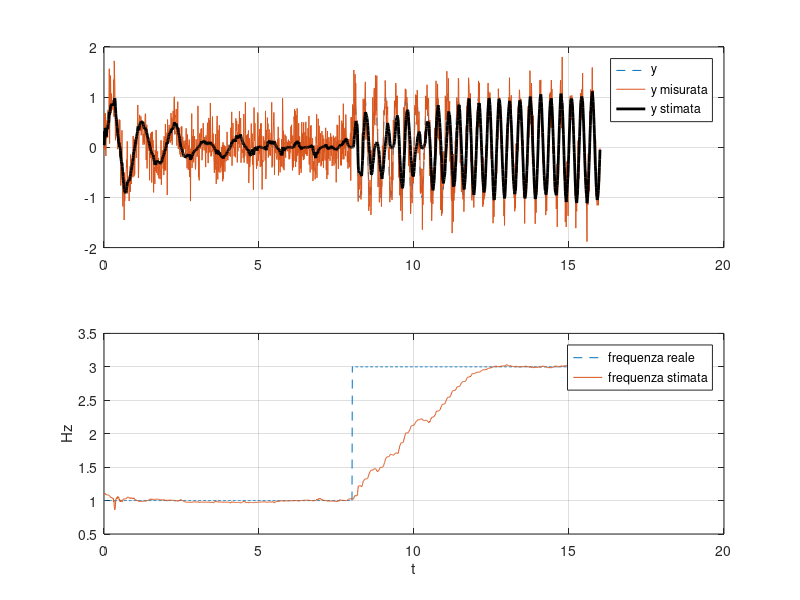
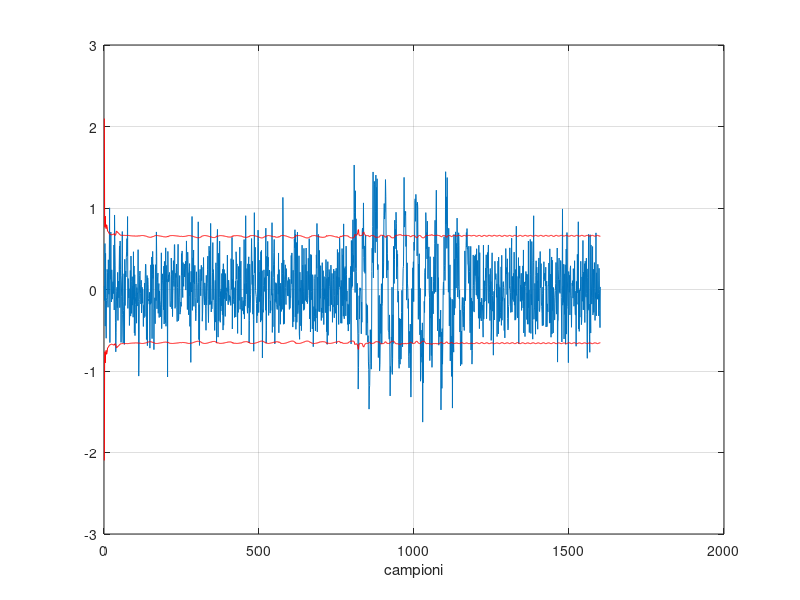

Reproduce these figures in MATLAB, in order.
clear
clc
% nmsefreq = zeros(1,1000);
% nmsesig = zeros(1,1000);
%  passed = 0;

% 
%   for i=1:1000
%      cj = 1;
%      for j = 0.01:0.05:2
%              co = 1;
%         for o=0.1:0.05:2
    dt = 1/(100);
    t = 0:dt:16;
    omega = 2*pi*1;
    scale_factor = 3;
    y = (t>=0 & t<=8).*(exp(-0.5*t)).*sin(omega*t) + (t>8 & t<=16).*(sin(scale_factor*omega*t)) + (t>16).*(sin(omega*t));
    %y = sin(omega*t);
    samples = length(y);
    x = zeros(3, samples);
    P = zeros(3, 3, samples);
    z = @(x) x(1)*sin(x(3));
    H = @(x) [sin(x(3)), 0, x(1)*cos(x(3))];
    F = [1 0 0; 0 1 0; 0 dt 1];
    yMeas = zeros(1, samples);
    est = zeros(1, samples);
    freq = zeros(1, samples);
    e_t = zeros(1, samples);
    s = zeros(1, samples);
    err = 0.4*rand() - 0.2; 
    realFreq = (t>=0 & t<=8).*((omega)*ones(1, samples)) + (t>8 & t<=16).*((scale_factor*omega)*ones(1, samples)) + (t>16).*((omega)*ones(1, samples));
    %realFreq = ((omega)*ones(1, samples));
    
    %~
    
    %Varianze dei rumori
    q = 0.05;
    r = 0.1 ;
    a = 0.05;
    I = [dt*a 0 0; 0 dt*q (dt)^2*q/2;0 (dt)*q^2/2 (dt)^3*q/3];
    v = wgn(1,samples,10*log10(r));
    
    %Stato iniziale
    x(:,1) = [1; omega-err*omega; 0];
    
    %Matrice di covarianza
    P(:,:,1) = eye(3);
    
    
    
    for k = 1:samples
        %x(t|t-1)
        xhat_t = x(:,k);
       
        %Misura
        yMeas(k) = y(k) + v(k);
    
        %errore
        e_t(k) = yMeas(k) - z(xhat_t);
    
        %Guadagno del filtro
        s(k) = H(xhat_t)*P(:,:,k)*H(xhat_t)' + r;
        Kt = P(:,:,k)*H(xhat_t)'.*inv(s(k));
    
        %Correzione
        x(:,k) = xhat_t + Kt.*e_t(k);
    
        %Measurement update
        P(:,:,k) = ((eye(3) - Kt*H(xhat_t))*P(:,:,k));
        
        %Predizione
        L = chol(F*P(:,:,k)*F'+I);
        P(:,:,k+1)= L'*L;
        x(:,k+1) = F*(x(:,k));
    
        est(k) = x(1,k)*sin(x(3,k));
        freq(k) = x(2,k);
    
    end

    freq = freq/(2*pi);
    realFreq = realFreq./(2*pi);
    subplot(2,1,1)
    plot(t,y,'--',t,yMeas);
    hold on
    plot(t,est,'k','LineWidth',2);
    legend('y','y misurata','y stimata');
    grid on
    subplot(2,1,2)
    plot(t,realFreq,'--',t,freq);
    xlabel('t')
    ylabel('Hz')
    legend('frequenza reale', 'frequenza stimata');
    grid on

    %Test std e chi^2
    figure(2)
    plot(e_t);
    xlabel('campioni')
    hold on
    grid on
    plot(2.*sqrt(s),'r')
    plot(-2.*sqrt(s),'r')
    ninf = sum(e_t<-2.*sqrt(s));
    sinf = sum(e_t>2.*sqrt(s));
    sprintf('Il %f ha passato il test std', (1-(ninf+sinf)/samples)*100)

    E = e_t.*s.^(-1).*e_t;
     mE = samples*mean(E);
     r1 = chi2inv(0.025, samples);
     r2 = chi2inv(1-0.025, samples);

    if mE <= r2 && mE >= r1
        sprintf('Il filtro ha passato il test chiquadro')
        passed = passed + 1;
    else
        sprintf('Il filtro non ha passato il test chiquadro')
    end

%     nmsefreq(i) = mean((realFreq-freq).^2)/mean(realFreq.^2);
%     nmsesig(i) = mean((y-est).^2)/(mean(y.^2));
%     co = co + 1;
    sprintf('Errore quadratico medio della stima della frequenza: %f', mean((realFreq-freq).^2)/mean(realFreq.^2))
    sprintf('Errore quadratico medio della stima del segnale: %f', mean((y-est).^2)/(mean(y.^2)))
%          end
%          cj = cj + 1;
%      end
%  end
% 
% a = mean(nmsefreq);
% b = std(nmsefreq);
% c = mean(nmsesig);
% d = std(nmsesig);
% sprintf("done")